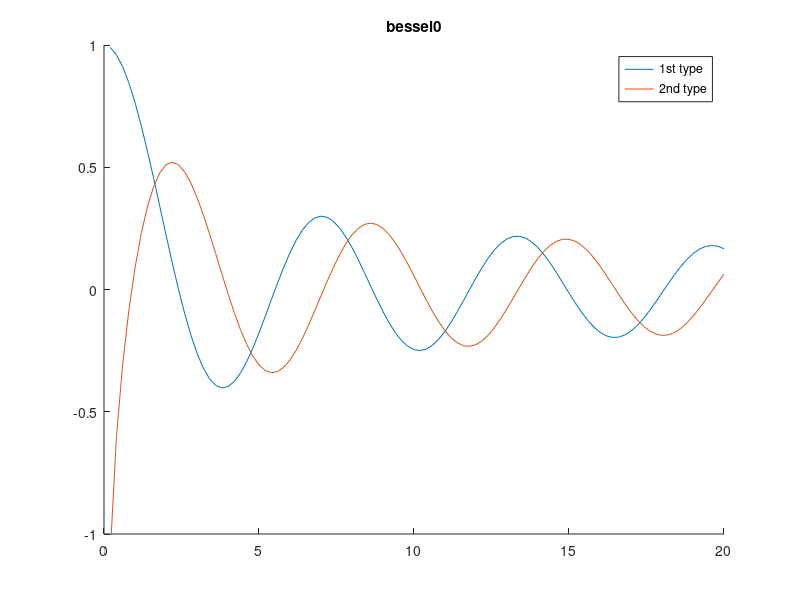
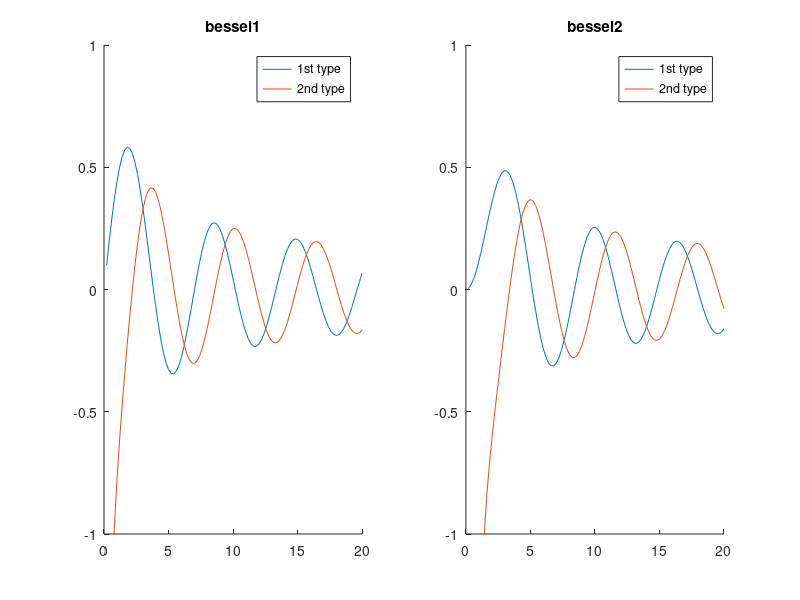
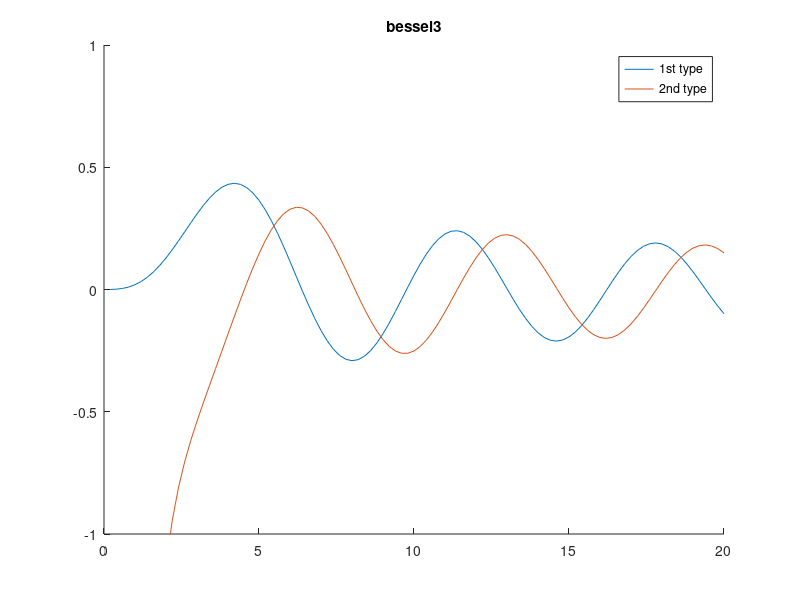

These charts were generated, in order, by the following MATLAB code:
%plot the first 4 bessel functions 1st and 2nd type
% the first and second function plot it in an array of plot of type 1x2
close all
clear all
clc

% preparing a grid of points
x=0.2:0.2:20;

%for every bessel function from 0 to 3 we loop
for k = 0:3
    if k~=2
        %for k=2 we don't need another figure, because it will go in plot
        %of k =1
        figure()
    end
    %for k=1,2 we want to put them in the respective subplot
    if k==1 || k==2
        subplot(1,2,k)
    end
    %two different types of bessel functions
    y=besselj(k,x);
    z=bessely(k,x);
    hold on %to plot both functions
    plot(x,y)
    plot(x,z)
    axis([0 20, -1, 1])
    legend('1st type','2nd type')
    title(strcat('bessel',int2str(k)))
    hold off
end
